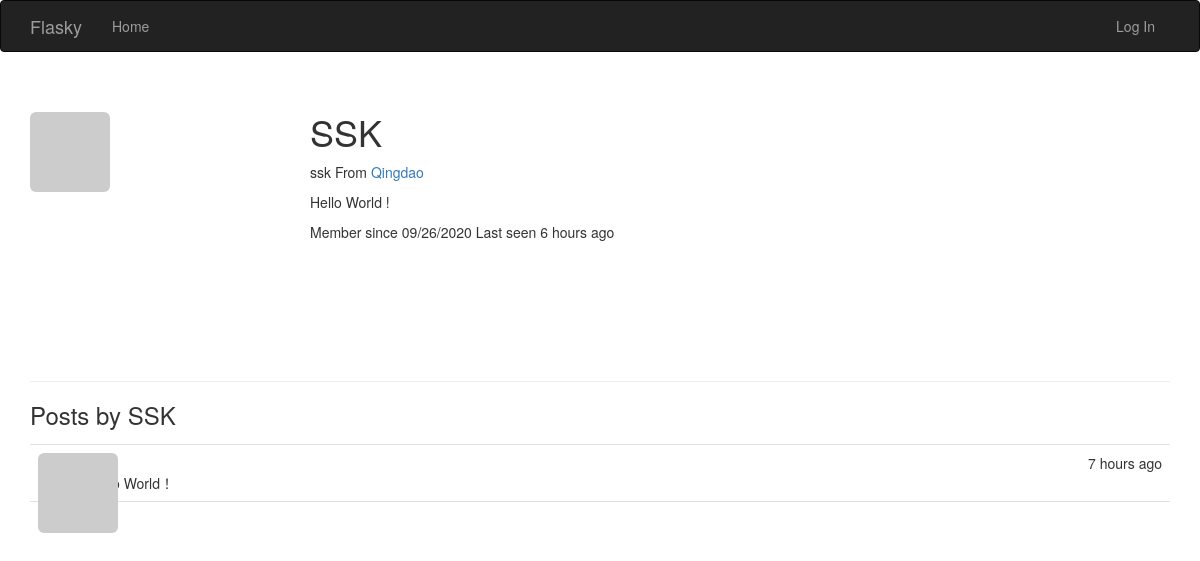
Page /user/SSK on the earlier database version.
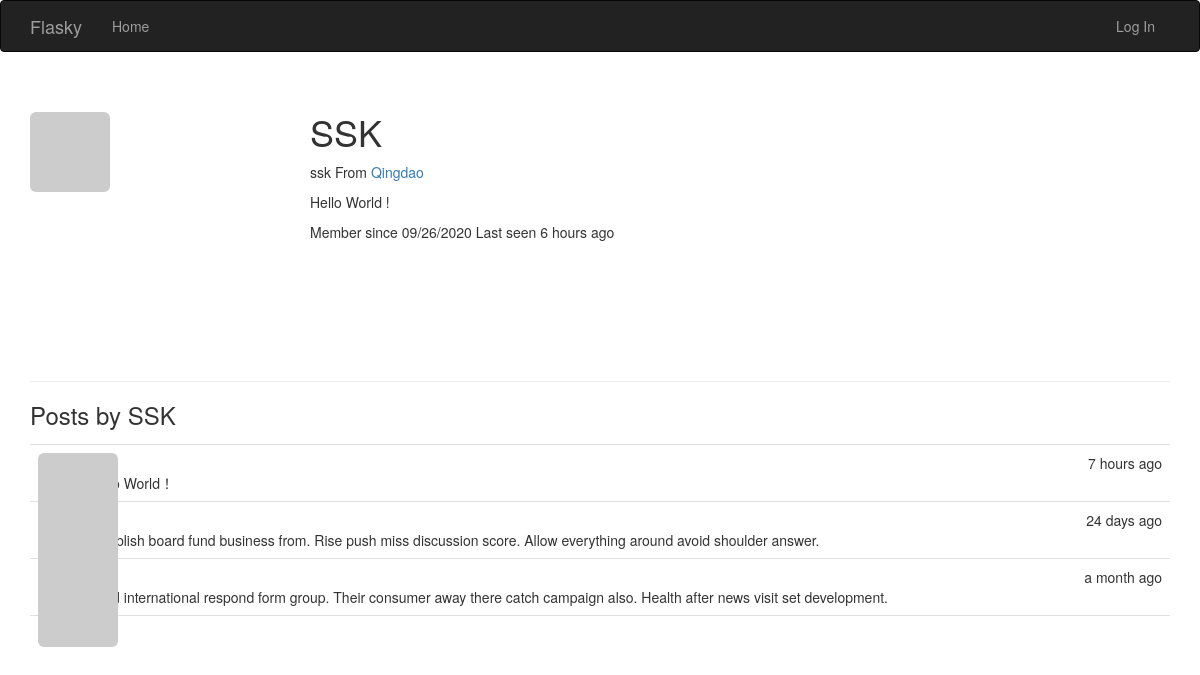
Same page on the later database version.
### app/models.py (models this page shows, shortened)
class User(UserMixin,db.Model):
    __tablename__='users'
    id = db.Column(db.Integer,primary_key=True)
    email = db.Column(db.String(64),unique=True,index=True)
    role_id = db.Column(db.Integer,db.ForeignKey('roles.id'))
    username = db.Column(db.String(64), unique=True, index=True)
    password_hash=db.Column(db.String(128))
    confirmed = db.Column(db.Boolean,default=False)
    name = db.Column(db.String(64))
    location = db.Column(db.String(64))
    about_me = db.Column(db.Text())
    member_since = db.Column(db.DateTime(),default=datetime.utcnow)
    last_seen = db.Column(db.DateTime(),default=datetime.utcnow)
    avatar_hash = db.Column(db.String(32))
    posts = db.relationship('Post',backref='author',lazy='dynamic')
    def gravatar_hash(self):
        return hashlib.md5(self.email.lower().encode('utf-8')).hexdigest()
    def gravatar(self,size=100,default='identicon',ratting='g'):
        if request.is_secure:
            url = 'https://secure.gravatar.com/avatar'
        else:
            url = 'http://www.gravatar.com/avatar'
        hash = self.gravatar_hash() or self.avatar_hash
        return '{url}/{hash}?s={size}&d={default}&r={ratting}'.format(url=url,hash=hash,size=size,default=default,ratting=ratting)
    @property
    def password(self):
        raise AttributeError('password is not a readable attribute')

class Post(db.Model):
    __tablename__='posts'
    id = db.Column(db.Integer,primary_key=True)
    body = db.Column(db.Text)
    timestamp = db.Column(db.DateTime,index=True,default=datetime.utcnow)
    author_id = db.Column(db.Integer,db.ForeignKey('users.id'))

### app/main/views.py (the view)
@main.route('/user/<username>')
def user(username):
    user = User.query.filter_by(username=username).first_or_404()
    posts = user.posts.order_by(Post.timestamp.desc()).all()
    return render_template('user.html',user=user,posts=posts)

### app/auth/views.py (called while the page is built)
@auth.before_app_request
def before_request():
    if current_user.is_authenticated:
        current_user.ping()
        if not current_user.confirmed \
                and request.blueprint != 'auth' \
                and request.endpoint != 'static':
            return redirect(url_for('auth.unconfirmed'))

### app/main/__init__.py (called while the page is built)
@main.app_context_processor
def inject_permissions():
    return dict(Permission=Permission)

### app/models.py (called while the page is built)
    def is_administrator(self):
        return False

### app/templates/user.html (shortened to what this page needs)
{% extends "base.html" %}
{% block styles %}
{{ super() }}
<link rel="stylesheet" href="{{ url_for('static', filename='styles.css') }}">
{% endblock %}
{% block page_content %}
<div class="page-header">
    <img class="img-rounded profile-thumbnail" src="{{ user.gravatar(size=256) }}">
    <div class="profile-header">
        <h1>{{ user.username }}</h1>
        {% if user.name or user.location %}
        <p>
            {% if user.name %}{{ user.name }}{% endif %}
            {% if user.location %}
                From <a href="http://maps.google.com/?q={{ user.location }}">
                    {{ user.location }}
                </a>
            {% endif %}
        </p>
        {% endif %}
        {% if user.about_me %}<p>{{ user.about_me }}</p>{% endif %}
        <p>
            Member since {{ moment(user.member_since).format('L') }}
            Last seen {{ moment(user.last_seen).fromNow() }}
        </p>
    </div>
</div>
<h3>Posts by {{ user.username }}</h3>
{% include '_posts.html' %}
{% endblock %}

### app/templates/base.html (shortened to what this page needs)
{% extends "bootstrap/base.html" %}
{% block navbar %}
<div class="navbar navbar-inverse" role="navigation">
    <div class="container">
        <div class="navbar-header">
            <a class="navbar-brand" href="/">Flasky</a>
        </div>
        <div class="navbar-collapse collapse">
            <ul class="nav navbar-nav">
                <li><a href="/">Home</a> </li>
            </ul>
            <ul class="nav navbar-nav navbar-right">
                {% if current_user.is_authenticated %}
                <li><a href="{{ url_for('auth.logout') }}">Log Out</a> </li>
                {% else %}
                <li><a href="{{ url_for('auth.login') }}">Log In</a> </li>
                {% endif %}
            </ul>
        </div>
    </div>
</div>
{% endblock %}
{% block content %}
<div class="container">
    {% block page_content %}{% endblock %}
</div>
{% endblock %}

### app/templates/_posts.html (shortened to what this page needs)
<ul class="posts">
    {% for post in posts %}
    <li class="post">
        <div class="profile-thumbnail">
            <a href="{{ url_for('.user',username=post.author.username) }}">
                <img class="img-rounded profile-thumbnail" src="{{ post.author.gravatar(size=40) }}">
            </a>
        </div>
        <div class="post-date">{{ moment(post.timestamp).fromNow() }}</div>
        <div class="post-author">
            <a href="{{ url_for('.user',username=post.author.username) }}">
            </a>
        </div>
        <div class="post-body">{{ post.body }}</div>
    </li>
    {% endfor %}
</ul>

### app/static/styles.css (style rules this page uses)
.profile-thumbnail { position: absolute; }
.profile-header { min-height: 260px; margin-left: 280px; }
ul.posts { list-style-type: none; padding: 0px; margin: 16px 0px 0px 0px; border-top: 1px solid #e0e0e0; }
ul.posts li.post { padding: 8px; border-bottom: 1px solid #e0e0e0; }
div.post-date { float: right; }
div.post-author { font-weight: bold; margin-left: 50px; }
div.post-body { margin-left: 50px; }

Differences in the rows shown:
added Post: timestamp "24 days ago", body "Establish board fund business from. Rise push miss discussion score. Allow everything around avoid shoulder answer."
added Post: timestamp "a month ago", body "Third international respond form group. Their consumer away there catch campaign also. Health after news visit set development."
